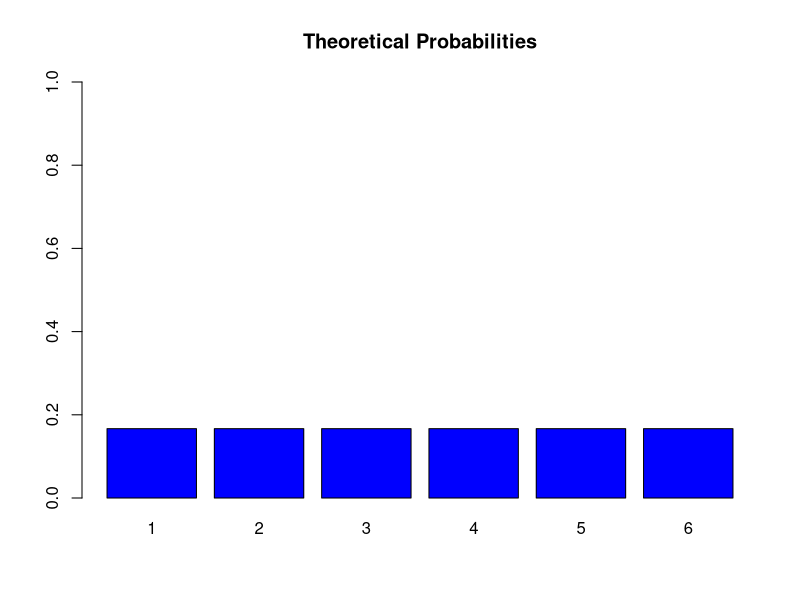
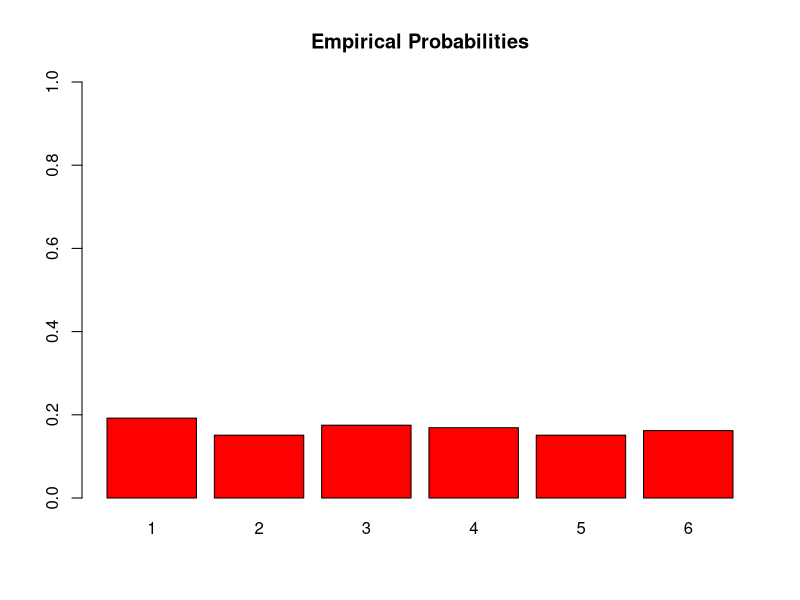

Write R code to recreate these figures, in order.
simulated_rolls <- sample(1:6, size = 1000, replace = TRUE)
empirical_probabilities <- table(simulated_rolls) / length(simulated_rolls)
theoretical_probabilities <- rep(1/6, 6)  # Assuming a fair six-sided die

# Barplot for Theoretical Probabilities
barplot(theoretical_probabilities, names.arg = 1:6, ylim = c(0, 1), col = "blue", main = "Theoretical Probabilities")

# Barplot for Empirical Probabilities
barplot(empirical_probabilities, names.arg = 1:6, ylim = c(0, 1), col = "red", main = "Empirical Probabilities")
